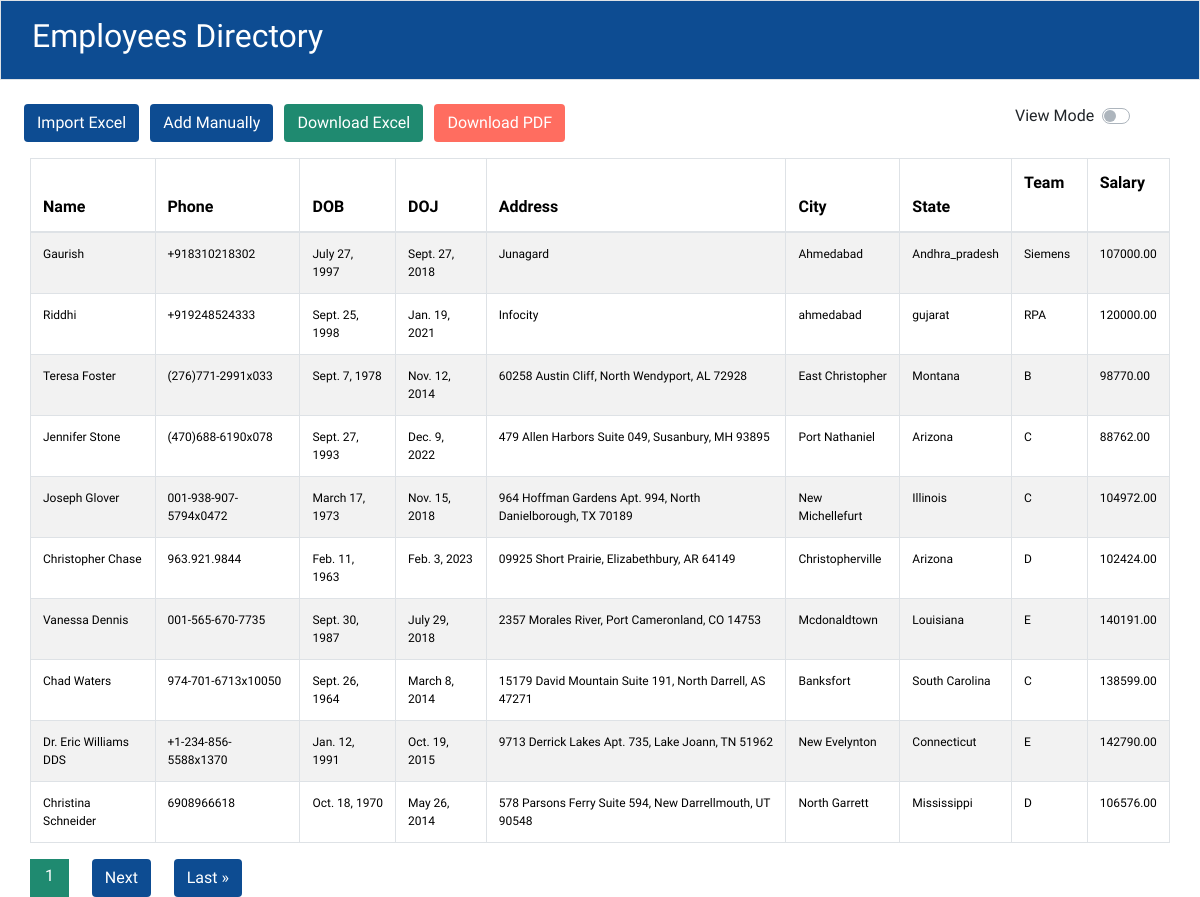
/, run on an earlier commit of the app's database.
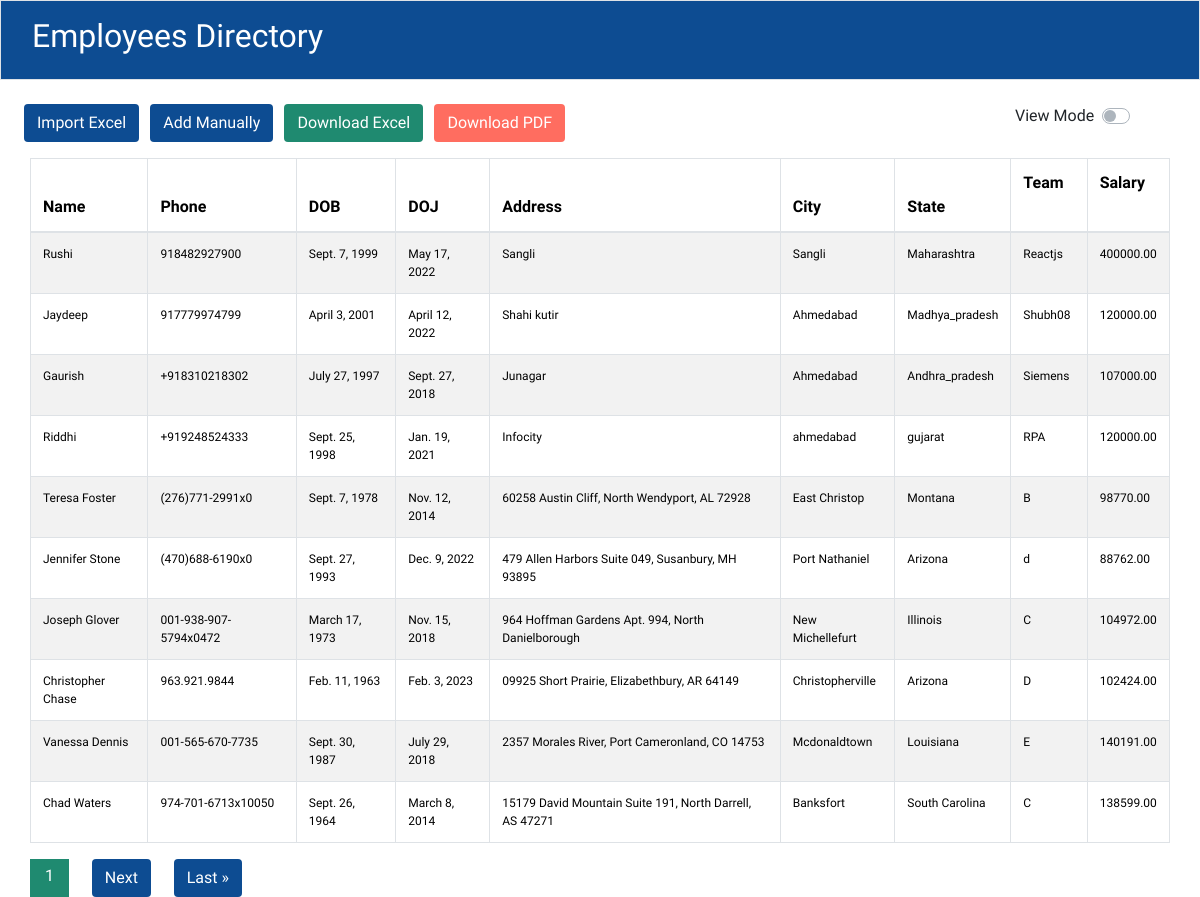
And on a later commit of the database.
### firstapp/models.py (models this page shows)
class Employee(models.Model):
    phone_regex = RegexValidator(
        regex=r'^\+?91?[6-9]\d{9}$',
        message="Phone number must be entered in the format: '+919999999999'. Up to 15 digits allowed."
    )
    GENDER_CHOICES = [
    ('M', 'Male'),
    ('F', 'Female'),
    ('O', 'Other'),
]
    def validate_dob(value):
        if value.year < 1950:
            raise ValidationError("Invalid date of birth. Year must be greater than or equal to 1950.")
        if value.year > 2005:
            raise ValidationError("Invalid date of birth. Year must be less than 2005")
    name = models.CharField(max_length=100, unique=True)
    phone = models.CharField(validators=[phone_regex], max_length=15, unique=True)
    dob = models.DateField(validators=[validate_dob])
    gender = models.CharField(max_length=1, choices=GENDER_CHOICES, default='Male')
    doj = models.DateField()
    address = models.CharField(max_length=250)
    city = models.CharField(max_length=25)
    state = models.CharField(max_length=25)
    team = models.CharField(max_length=100)
    salary = models.DecimalField(max_digits=8, decimal_places=2)
    created_at = models.DateTimeField(auto_now_add=True)
    updated_at = models.DateTimeField(auto_now=True)
    class Meta:
        unique_together = ['name', 'phone']

### firstapp/views.py (the view, shortened to what this page needs)
# urls.py: path('', EmployeeListView.as_view(), name='employee_list'),
class EmployeeListView(View):
    def get(self, request):
        form = EmployeeForm()
        employees = Employee.objects.all().order_by('-created_at')
        sort = request.GET.get('sort')
        order = request.GET.get('order')
        if sort == 'name':
            employees = employees.order_by('name')
        elif sort == 'doj':
            employees = employees.order_by('doj')
        elif sort == 'city':
            employees = employees.order_by('city')
        elif sort == 'state':
            employees = employees.order_by('state')
        elif sort == 'team':
            employees = employees.order_by('team')
        elif sort == 'salary':
            employees = employees.order_by('salary')
        if sort and order == 'desc':
            employees = employees.reverse()
        else:
            order = 'asc'
        paginator = Paginator(employees, per_page=settings.PAGINATION_PER_PAGE)
        page_number = request.GET.get('page')
        page_obj = paginator.get_page(page_number)
        CurrentDate = datetime.now().date()
        return render(request, 'employees.html', {'form': form, 'page_obj': page_obj, 'date': CurrentDate, 'sort': sort, 'order': order})

### firstapp/templates/employees.html (shortened to what the changed rows need)
{% extends 'base.html' %}
{% load static %}
{% block content %}
            </body>
<div class="container-fluid mt-3" style="font-family: 'Prompt', sans-serif;">
    <table class="table table-striped table-bordered">
        <thead class="text-white" style="background-color: #0D4C92; ">
            <tr>
                <th>
                    Name
                    <a href="?sort=name{% if sort == 'name' and order == 'asc' %}&order=desc{% endif %}"
                        style="margin-left: 5%; text-decoration: none; color: white;">
                        {% if sort == 'name' %}
                        {% if order == 'asc' %}
                        <span>&uarr;</span>
                        {% else %}
                        <span>&darr;</span>
                        {% endif %}
                        {% else %}
                        <span>&darr;</span>
                        {% endif %}
                    </a>
                </th>
                <th>Phone</th>
                <th>DOB</th>
                <th>
                    DOJ
                    <a href="?sort=doj{% if sort == 'doj' and order == 'asc' %}&order=desc{% endif %}"
                        style="margin-left: 5%; text-decoration: none; color: white;">
                        {% if sort == 'doj' %}
                        {% if order == 'asc' %}
                        <span>&uarr;</span>
                        {% else %}
                        <span>&darr;</span>
                        {% endif %}
                        {% else %}
                        <span>&darr;</span>
                        {% endif %}
                    </a>
                </th>
                <th>Address</th>
                <th>
                    City
                    <a href="?sort=city{% if sort == 'city' and order == 'asc' %}&order=desc{% endif %}"
                        style="margin-left: 5%; text-decoration: none; color: white;">
                        {% if sort == 'city' %}
                        {% if order == 'asc' %}
                        <span>&uarr;</span>
                        {% else %}
                        <span>&darr;</span>
                        {% endif %}
                        {% else %}
                        <span>&darr;</span>
                        {% endif %}
                    </a>
                </th>
                <th>
                    State
                    <a href="?sort=state{% if sort == 'state' and order == 'asc' %}&order=desc{% endif %}"
                        style="margin-left: 5%; text-decoration: none; color: white;">
                        {% if sort == 'state' %}
                        {% if order == 'asc' %}
                        <span>&uarr;</span>
                        {% else %}
                        <span>&darr;</span>
                        {% endif %}
                        {% else %}
                        <span>&darr;</span>
                        {% endif %}
                    </a>
                </th>
                <th>
                    Team
                    <a href="?sort=team{% if sort == 'team' and order == 'asc' %}&order=desc{% endif %}"
                        style="margin-left: 5%; text-decoration: none; color: white;">
                        {% if sort == 'team' %}
                        {% if order == 'asc' %}
                        <span>&uarr;</span>
                        {% else %}
                        <span>&darr;</span>
                        {% endif %}
                        {% else %}
                        <span>&darr;</span>
                        {% endif %}
                    </a>
                </th>
                <th>
                    Salary
                    <a href="?sort=salary{% if sort == 'salary' and order == 'asc' %}&order=desc{% endif %}"
                        style="margin-left: 5%; text-decoration: none; color: white;">
                        {% if sort == 'salary' %}
                        {% if order == 'asc' %}
                        <span>&uarr;</span>
                        {% else %}
                        <span>&darr;</span>
                        {% endif %}
                        {% else %}
                        <span>&darr;</span>
                        {% endif %}
                    </a>
                </th>
            </tr>
        </thead>
        <tbody class="thead-light">
            {% for employee in page_obj %}
            <tr style="font-size: 12px;" data-employee-id="{{ employee.id }}">
                <td {% if not employee.editable %}contenteditable="false"{% endif %} data-field-name="name">{{ employee.name }}</td>
                <td {% if not employee.editable %}contenteditable="false"{% endif %} data-field-name="phone">{{ employee.phone }}</td>
                <td {% if not employee.editable %}contenteditable="false"{% endif %} data-field-name="dob">{{ employee.dob }}</td>
                <td {% if not employee.editable %}contenteditable="false"{% endif %} data-field-name="doj">{{ employee.doj }}</td>
                <td {% if not employee.editable %}contenteditable="false"{% endif %} data-field-name="address">{{ employee.address }}</td>
                <td {% if not employee.editable %}contenteditable="false"{% endif %} data-field-name="city">{{ employee.city }}</td>
                <td {% if not employee.editable %}contenteditable="false"{% endif %} data-field-name="state">{{ employee.state }}</td>
                <td {% if not employee.editable %}contenteditable="false"{% endif %} data-field-name="team">{{ employee.team }}</td>
                <td {% if not employee.editable %}contenteditable="false"{% endif %} data-field-name="salary">{{ employee.salary }}</td>
            </tr>
            {% endfor %}
        </tbody>
    </table>
</div>
{% endblock content %}

What changed in the data, as far as the page shows it:
no longer on this page (row unchanged): Employee: name "Dr. Eric Williams DDS", phone "+1-234-856-5588x1370", dob "Jan. 12, 1991", doj "Oct. 19, 2015", address "9713 Derrick Lakes Apt. 735, Lake Joann, TN 51962", city "New Evelynton", state "Connecticut", team "E", salary "142790.00"
no longer on this page (row unchanged): Employee: name "Christina Schneider", phone "6908966618", dob "Oct. 18, 1970", doj "May 26, 2014", address "578 Parsons Ferry Suite 594, New Darrellmouth, UT 90548", city "North Garrett", state "Mississippi", team "D", salary "106576.00"
added Employee: name "Rushi", phone "918482927900", dob "Sept. 7, 1999", doj "May 17, 2022", address "Sangli", city "Sangli", state "Maharashtra", team "Reactjs", salary "400000.00"
added Employee: name "Jaydeep", phone "917779974799", dob "April 3, 2001", doj "April 12, 2022", address "Shahi kutir", city "Ahmedabad", state "Madhya_pradesh", team "Shubh08", salary "120000.00"
changed Employee "Gaurish": address "Junagard" → "Junagar"
changed Employee "Teresa Foster": phone "(276)771-2991x033" → "(276)771-2991x0"; city "East Christopher" → "East Christop"
changed Employee "Jennifer Stone": phone "(470)688-6190x078" → "(470)688-6190x0"; team "C" → "d"
changed Employee "Joseph Glover": address "964 Hoffman Gardens Apt. 994, North Danielborough, TX 70189" → "964 Hoffman Gardens Apt. 994, North Danielborough"
